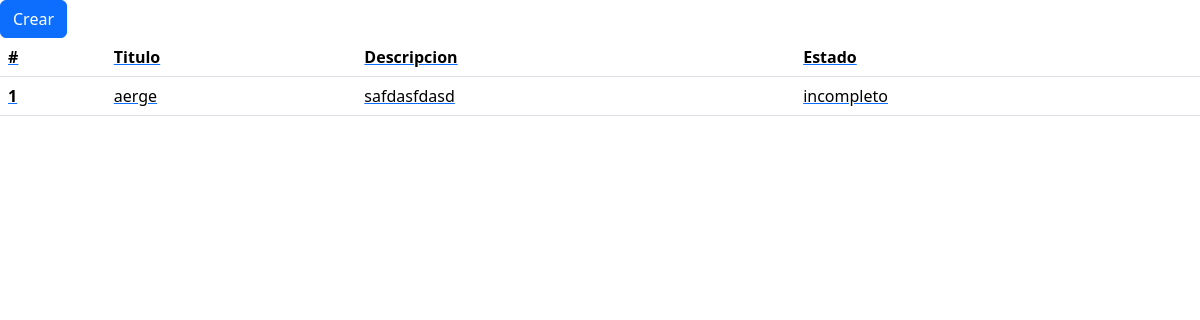
/, run on an earlier commit of the app's database.
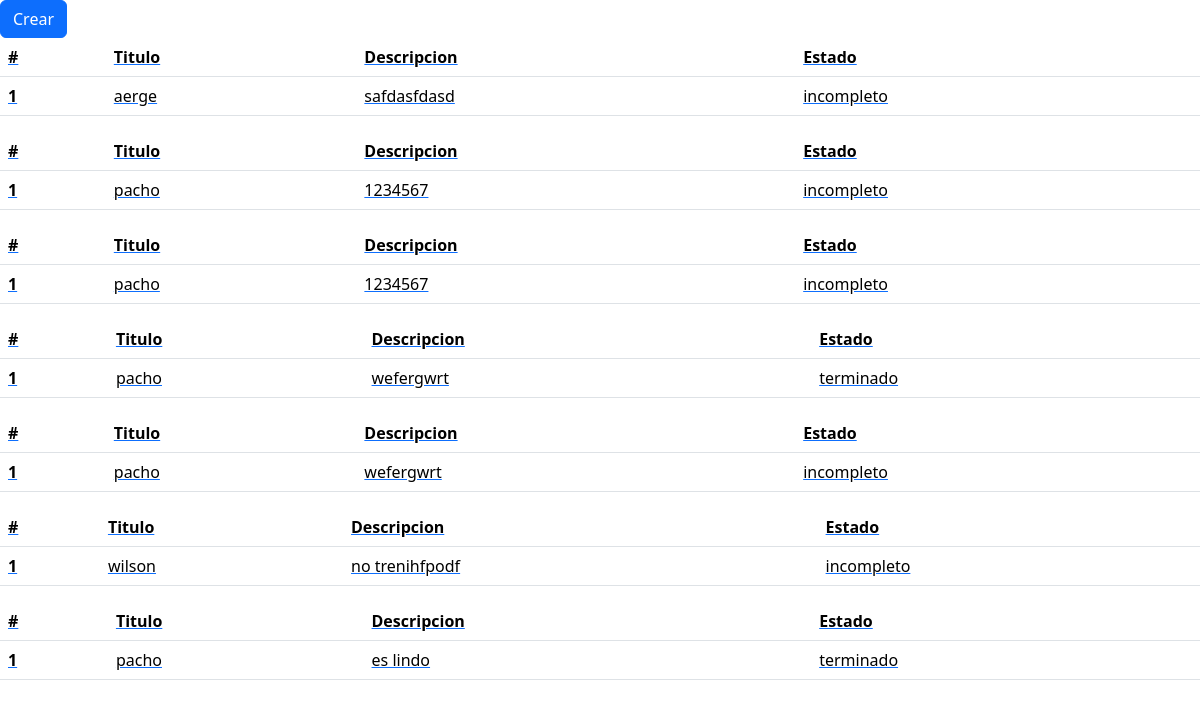
And on a later commit of the database.
### actividades/models.py (models this page shows, shortened)
class Tareas(models.Model):
    estados = [('terminado', 'Tarea Finalizada'),
               ('incompleto', 'Tarea incompleta')]
    titulo = models.CharField(max_length=100)
    descripcion = models.TextField(max_length=500)
    estado = models.CharField(max_length=100 , choices=estados ,default='incompleto')

### actividades/views.py (the view)
# urls.py: path('', listar, name='listar'),
def listar(request):
    tareas = Tareas.objects.all()
    return render(request,'listar.html', {'tareas': tareas})

### actividades/templates/listar.html (shortened to what this page needs)
<html>
<head>
<link href="https://cdn.jsdelivr.net/npm/bootstrap@5.3.3/dist/css/bootstrap.min.css" rel="stylesheet">
</head>
<body>
<div>
        <a href="{% url 'crear' %}">
        <button class="btn btn-primary">Crear</button>
</div>
    {% for tarea in tareas %}
    <table class="table">
        <thead>
          <tr>
            <th scope="col">#</th>
            <th scope="col">Titulo</th>
            <th scope="col">Descripcion</th>
            <th scope="col">Estado</th>
          </tr>
        </thead>
        <tbody>
          <tr>
            <th scope="row">1</th>
            <td>{{tarea.titulo}}</td>
            <td>{{tarea.descripcion}}</td>
            <td>{{tarea.estado}}</td>
          </tr>
        </tbody>
      </table>
      {% endfor %}
</body>
</html>

What changed in the data, as far as the page shows it:
added Tareas: titulo "pacho", descripcion "1234567", estado "incompleto"
added Tareas: titulo "pacho", descripcion "1234567", estado "incompleto"
added Tareas: titulo "pacho", descripcion "wefergwrt", estado "terminado"
added Tareas: titulo "pacho", descripcion "wefergwrt", estado "incompleto"
added Tareas: titulo "wilson", descripcion "no trenihfpodf", estado "incompleto"
added Tareas: titulo "pacho", descripcion "es lindo", estado "terminado"
